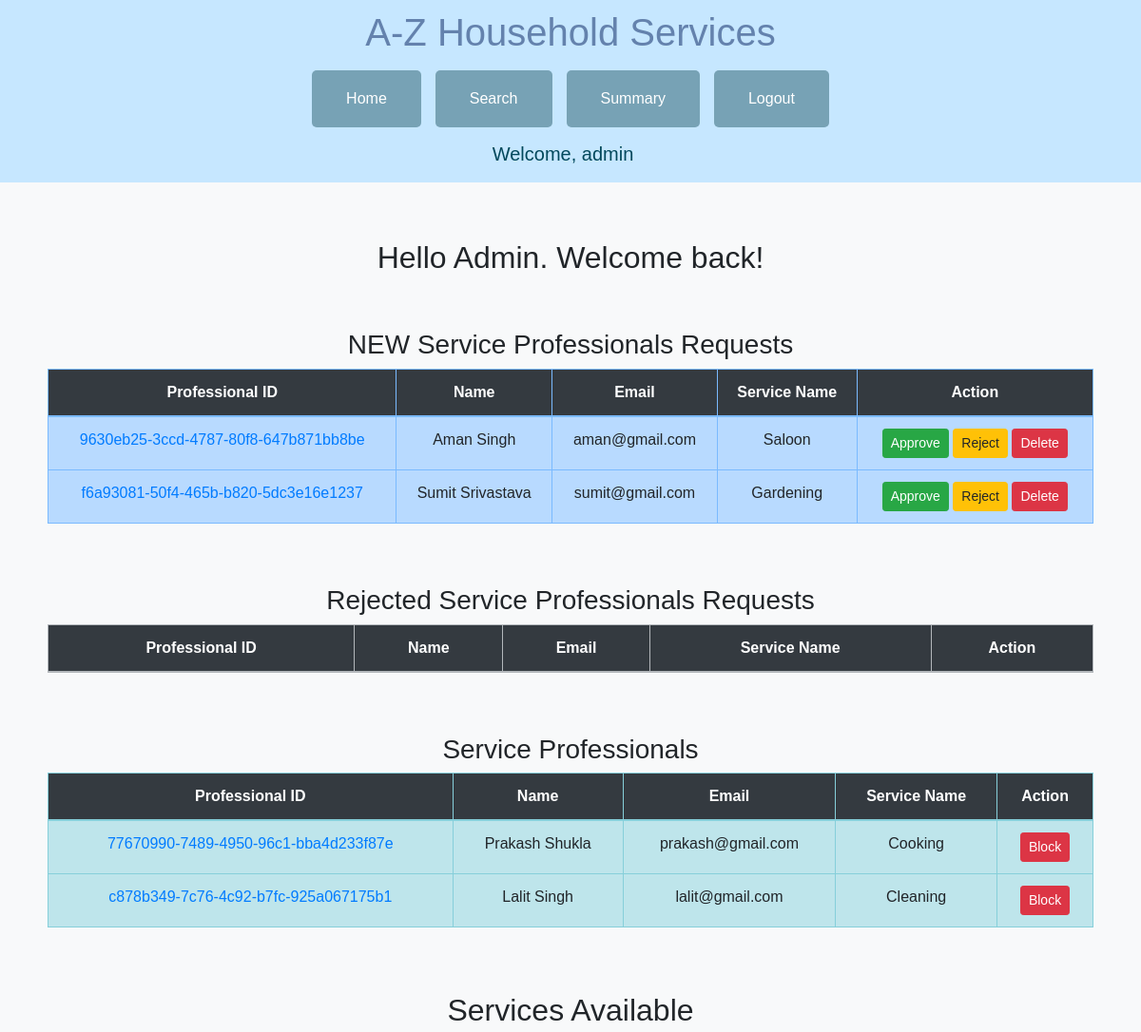
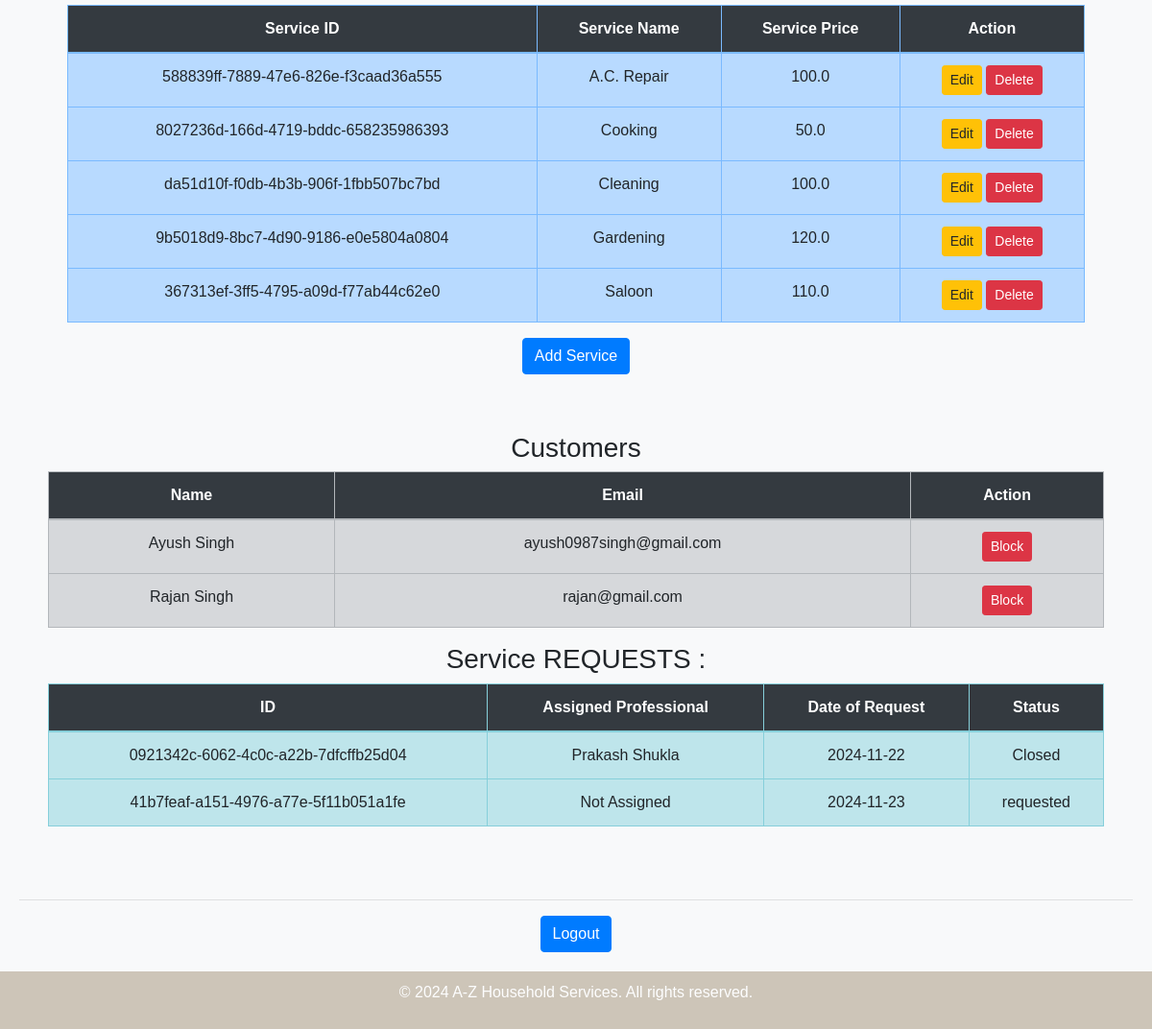
The page /admin/dashboard (signed in) on the database its author committed (2 pictures, top to bottom).
### models.py (models this page shows)
class Admin(UserMixin, db.Model):
    id = db.Column(UUID(as_uuid=True), primary_key=True, default=uuid.uuid4)
    name = db.Column(db.String(80), unique=True)
    email = db.Column(db.String(120), unique=True)
    password = db.Column(db.String(80))

class Professional(UserMixin, db.Model):
    id = db.Column(UUID(as_uuid=True), primary_key=True, default=uuid.uuid4)
    name = db.Column(db.String(80))
    email = db.Column(db.String(120), unique=True)
    password = db.Column(db.String(80))
    service_name = db.Column(db.String(80))
    experience = db.Column(db.Integer)
    document = db.Column(db.String(200))
    address = db.Column(db.String(200))
    pincode = db.Column(db.Integer)
    is_valid= db.Column(db.Boolean, nullable=True)
    is_blocked=db.Column(db.Boolean, default=False)

class Service(db.Model):
    id = db.Column(UUID(as_uuid=True), primary_key=True, default=uuid.uuid4)
    name = db.Column(db.String(80))
    price = db.Column(db.Float)
    description = db.Column(db.String(200))
    time_required = db.Column(db.String(50))

class Customer(UserMixin, db.Model):
    id = db.Column(UUID(as_uuid=True), primary_key=True, default=uuid.uuid4)
    name = db.Column(db.String(80))
    email = db.Column(db.String(120), unique=True)
    password = db.Column(db.String(80))
    address = db.Column(db.String(80))
    pincode = db.Column(db.Integer)
    is_blocked=db.Column(db.Boolean, default=False)

class ServiceRequest(db.Model):
    id = db.Column(UUID(as_uuid=True), primary_key=True, default=uuid.uuid4)
    service_id = db.Column(UUID(as_uuid=True), db.ForeignKey('service.id'), nullable=False)
    customer_id = db.Column(UUID(as_uuid=True), db.ForeignKey('customer.id'), nullable=False)
    professional_id = db.Column(UUID(as_uuid=True), db.ForeignKey('professional.id'), nullable=True)
    date_of_request = db.Column(db.String(50), nullable=False)
    date_of_completion = db.Column(db.String(50), nullable=True)
    status = db.Column(db.String(20), default="requested")  # assigned/closed/ requested
    remarks = db.Column(db.String(200), nullable=True)
    rating = db.Column(db.Integer)
    service = db.relationship('Service', backref='service_requests')
    customer = db.relationship('Customer', backref='service_requests')
    professional = db.relationship('Professional', backref='service_requests')

### app.py (the view)
@app.route('/admin/dashboard') #ADMIN DASHBOARD HOME
@login_required
def admin_dashboard():
    if not isinstance(current_user, Admin):
        return redirect(url_for('home'))
    customers = Customer.query.all()
    newProfessionals=Professional.query.filter(Professional.is_valid.is_(None)).all()
    acceptedProfessionals=Professional.query.filter(Professional.is_valid==True).all()
    rejectedProfessionals=Professional.query.filter(Professional.is_valid==False).all()
    services=Service.query.all()
    ser_req=ServiceRequest.query.join(Professional, isouter=True).all()
    return render_template('admin/admin_dashboard.html',ser_req=ser_req ,
                           admin=current_user,
                           customers=customers,
                           professionals=acceptedProfessionals,
                           newPros=newProfessionals,
                           rejectedProfessionals=rejectedProfessionals,
                           services=services)

### app.py (called while the page is built)
@login_manager.user_loader
def load_user(user_id):
    try:
        user_uuid=uuid.UUID(user_id)
        return db.session.get(Admin, user_uuid) or \
            db.session.get(Customer, user_uuid) or \
            db.session.get(Professional, user_uuid)
    except ValueError:
        return None

### templates/admin/admin_dashboard.html (shortened to what this page needs)
{% extends "admin/base_admin_dash.html"%}  {% block bootlink %}<link
  rel="stylesheet"
  href="https://stackpath.bootstrapcdn.com/bootstrap/4.5.2/css/bootstrap.min.css"
/>
{% endblock %} {% block greet%} {{admin.name}} {% endblock %} {% block content%}
<div class="container">
  <h2>Hello {{admin.name|capitalize}}.  Welcome back!</h2>
  <br> <br>
  <h3>NEW Service Professionals Requests</h3>
  <table class="table table-primary  table-hover table-bordered">
    <thead class="table-dark">
      <tr>
        <th>Professional ID</th>
        <th>Name</th>
        <th>Email</th>
        <th>Service Name</th>
        <th><b>Action</b></th>
      </tr>
    </thead>
    <tbody>
      {% for pros in newPros %}
      <tr>
        <td><a href="{{ url_for('view_pro_details', professional_id=pros.id) }}">{{ pros.id }}</a></td>
        <td>{{ pros.name }}</td>
        <td>{{ pros.email }}</td>
        <td>{{ pros.service_name }}</td>
        <td>
          <form method="POST" action="{{ url_for('approve_professional', professional_id=pros.id) }}" style="display:inline;">
            <button type="submit" onclick="showAcceptedAlert()" class="btn btn-success btn-sm">Approve</button>
        </form>
        <form method="POST" action="{{ url_for('reject_professional', professional_id=pros.id) }}" style="display:inline;">
          <button type="submit" onclick="showRejectedAlert()" class="btn btn-warning btn-sm">Reject</button>
        </form>
        <form method="POST" action="{{ url_for('delete_professional', professional_id=pros.id) }}" style="display:inline;">
          <button type="submit" onclick="showDeletedAlert()" class="btn btn-danger btn-sm">Delete</button>
        </form>
        </td>
      </tr>
      {% endfor %}
    </tbody>
  </table>
<br><br>
  <h3>Rejected Service Professionals Requests</h3>
  <table class="table table-secondary table-hover table-bordered">
    <thead class="table-dark">
      <tr>
        <th>Professional ID</th>
        <th>Name</th>
        <th>Email</th>
        <th>Service Name</th>
        <th><b>Action</b></th>
      </tr>
    </thead>
  </table>
<br> <br>
  <h3>Service Professionals</h3>
  <table class="table table table-info table-hover table-bordered">
    <thead class="table-dark">
      <tr>
        <th>Professional ID</th>
        <th>Name</th>
        <th>Email</th>
        <th>Service Name</th>
        <th>Action</th>
      </tr>
    </thead>
    <tbody>
      {% for professional in professionals %}
      <tr>
        <td><a href="{{ url_for('view_pro_details', professional_id=professional.id) }}">{{ professional.id }}</a></td>
        <td>{{ professional.name }}</td>
        <td>{{ professional.email }}</td>
        <td>{{ professional.service_name }}</td>
        <td>
          {% if professional.is_blocked %}
          <form method="POST" action="{{ url_for('unblock_professional', professional_id=professional.id) }}" style="display:inline;">
            <button type="submit" onclick="B_U_Pro()" class="btn btn-success btn-sm">Unblock</button>
          </form>
          {% else %}
          <form method="POST" action="{{ url_for('block_professional', professional_id=professional.id) }}" style="display:inline;">
            <button type="submit" onclick="B_U_Pro()" class="btn btn-danger btn-sm">Block</button>
          </form>
        {% endif %}
        </td>
      </tr>
      {% endfor %}
    </tbody>
  </table>
  <div class="container mt-5">
    <h2>Services Available</h2>
    <table class="table table table-primary table-hover table-bordered">
      <thead class="table-dark">
        <tr>
          <th>Service ID</th>
          <th>Service Name</th>
          <th>Service Price</th>
          <th>Action</th>
        </tr>
      </thead>
      <tbody>
        {% for service in services %}
        <tr>
          <td>{{ service.id }}</td>
          <td>{{ service.name }}</td>
          <td>{{ service.price }}</td>
          <td>
            <a
              href="{{ url_for('edit_service', id=service.id) }}"
              class="btn btn-warning btn-sm"
              >Edit</a
            >
            <form
              action="{{ url_for('delete_service', id=service.id) }}"
              method="POST"
              style="display: inline"
            >
              <button
                type="submit"
                class="btn btn-danger btn-sm"
                onclick="return confirm('Are you sure you want to delete this service?');"
              >
                Delete
              </button>
            </form>
          </td>
        </tr>
        {% endfor %}
      </tbody>
    </table>
    <a href="{{ url_for('add_service') }}" class="btn btn-primary mb-3"
      >Add Service</a
    >
  </div>
  <br />
  <h3>Customers</h3>
  <table class="table table table-secondary table-hover table-bordered">
    <thead class="table-dark">
      <tr>
        <th>Name</th>
        <th>Email</th>
        <th>Action</th>
      </tr>
    </thead>
    <tbody>
      {% for customer in customers %}
      <tr>
        <td>{{ customer.name }}</td>
        <td>{{ customer.email }}</td>
        <td>
          {% if customer.is_blocked %}
            <form method="POST" action="{{ url_for('unblock_customer', customer_id=customer.id) }}" style="display:inline;">
              <button type="submit" onclick="B_U_Pro()" class="btn btn-success btn-sm">Unblock</button>
            </form>
          {% else %}
            <form method="POST" action="{{ url_for('block_customer', customer_id=customer.id) }}" style="display:inline;">
              <button type="submit" onclick="B_U_Pro()" class="btn btn-danger btn-sm">Block</button>
            </form>
          {% endif %}
        </td>
      </tr>
      {% endfor %}
    </tbody>
  </table>
  <h3>Service REQUESTS :</h3>
  <table border="1" cellpadding="10" class="table table table-info table-hover table-bordered">
    <thead class="table-dark">
      <tr>
        <th>ID</th>
        <th>Assigned Professional</th>
        <th>Date of Request</th>
        <th>Status</th>
      </tr>
    </thead>
    <tbody>
      {% for req in ser_req %}
      <tr>
        <td>{{ req.id }}</td>
        <td>
          {% if req.professional %} {{ req.professional.name }} {% else %} Not
          Assigned {% endif %}
        </td>
        <td>{{ req.date_of_request }}</td>
        <td>{{ req.status }}</td>
      </tr>
      {% endfor %}
    </tbody>
  </table>
</div>
<br />
<hr />
<a href="{{url_for('logout')}}" class="btn btn-primary">Logout</a>
{% endblock %}

### templates/admin/base_admin_dash.html (shortened to what this page needs)
<!DOCTYPE html>
<html lang="en">
  <head>
    {% block bootlink %} {% endblock %}
    <link
      rel="stylesheet"
      href="https://maxcdn.bootstrapcdn.com/bootstrap/4.5.2/css/bootstrap.min.css"
    />
  </head>
  <body class="background-container">
    <header>
      <h1>A-Z Household Services</h1>
      <nav class="navbar navbar-expand-lg">
        <div class="nav-center d-flex justify-content-centre w-100">
          <button style="background-color: #77a2b5; ">
            <a class="nav-link" href="{{ url_for('admin_dashboard')}}">Home</a>
          </button>
          <button style="background-color: #77a2b5">
            <a class="nav-link" href="{{ url_for('admin_search')}}">Search</a>
          </button>
          <button style="background-color: #77a2b5">
            <a class="nav-link" href="{{ url_for('admin_summary')}}">Summary</a>
          </button>
          <button style="background-color: #77a2b5">
            <a class="nav-link" href="{{ url_for('logout')}}">Logout</a>
          </button>
        </div>
      </nav>
      <a class="navbar-brand " href="#" style="color: rgb(2, 72, 92);">
        Welcome, {%block greet%} demoname {% endblock %}</a
      >
    </header>
    <div class="content">{% block content %} {% endblock %}</div>
    <footer>
      <p>&copy; 2024 A-Z Household Services. All rights reserved.</p>
    </footer>
  </body>
</html>

### rows shown on the page
Admin: name "admin", name "Admin"
Professional: id "9630eb25-3ccd-4787-80f8-647b871bb8be", name "Aman Singh", email "aman@gmail.com", service_name "Saloon"
Professional: id "f6a93081-50f4-465b-b820-5dc3e16e1237", name "Sumit Srivastava", email "sumit@gmail.com", service_name "Gardening"
Professional: id "77670990-7489-4950-96c1-bba4d233f87e", name "Prakash Shukla", email "prakash@gmail.com", service_name "Cooking"
Professional: id "c878b349-7c76-4c92-b7fc-925a067175b1", name "Lalit Singh", email "lalit@gmail.com", service_name "Cleaning"
Service: id "588839ff-7889-47e6-826e-f3caad36a555", name "A.C. Repair", price "100.0"
Service: id "8027236d-166d-4719-bddc-658235986393", name "Cooking", price "50.0"
Service: id "da51d10f-f0db-4b3b-906f-1fbb507bc7bd", name "Cleaning", price "100.0"
Service: id "9b5018d9-8bc7-4d90-9186-e0e5804a0804", name "Gardening", price "120.0"
Service: id "367313ef-3ff5-4795-a09d-f77ab44c62e0", name "Saloon", price "110.0"
Customer: name "Ayush Singh", email "ayush0987singh@gmail.com"
Customer: name "Rajan Singh", email "rajan@gmail.com"
ServiceRequest: id "0921342c-6062-4c0c-a22b-7dfcffb25d04", professional.name "Prakash Shukla", date_of_request "2024-11-22", status "Closed"
ServiceRequest: id "41b7feaf-a151-4976-a77e-5f11b051a1fe", shows "Not Assigned", date_of_request "2024-11-23", status "requested"
